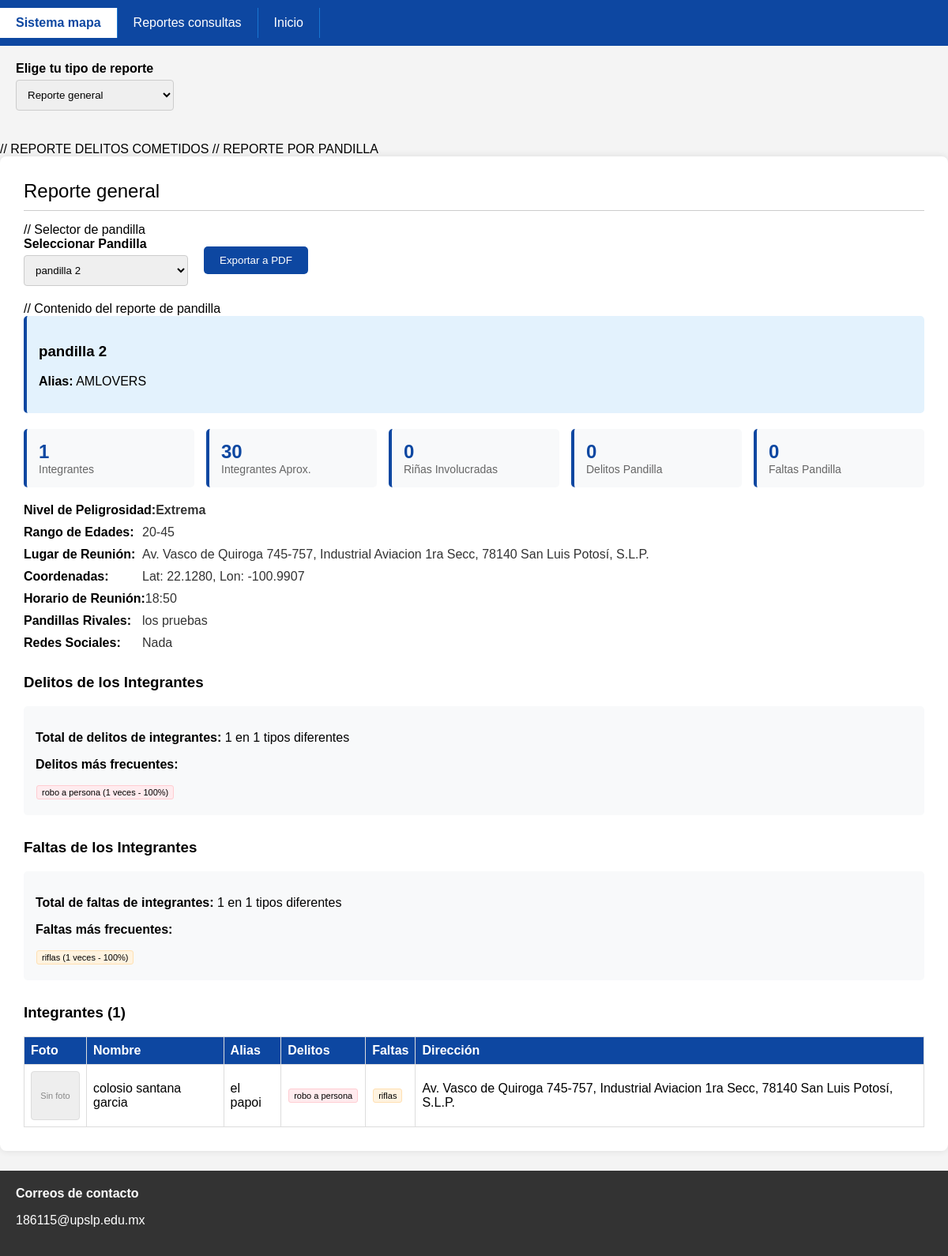
The page /consultor2.php?pandilla_id=7 (signed in) on the database its author committed.
### tables this page shows
CREATE TABLE `pandillas` (
  `id_pandilla` int(11) NOT NULL,
  `nombre` varchar(100) DEFAULT NULL,
  `alias` varchar(100) DEFAULT NULL,
  `descripcion` varchar(255) DEFAULT NULL,
  `id_lider_actual` varchar(50) DEFAULT NULL,
  `num_integrantes_aproximado` int(11) DEFAULT NULL,
  `rango_edades` varchar(100) DEFAULT NULL,
  `horario_reunion` varchar(100) DEFAULT NULL,
  `peligrosidad` varchar(100) DEFAULT NULL,
  `redes_sociales` varchar(100) DEFAULT NULL,
  `lugar_reunion` varchar(100) DEFAULT NULL,
  `latitud_reunion` varchar(100) DEFAULT NULL,
  `longitud_reunion` varchar(100) DEFAULT NULL,
  `fecha_registro` datetime DEFAULT current_timestamp(),
  `pandillas_rivales_texto` varchar(100) DEFAULT NULL,
  `zona` varchar(30) NOT NULL,
  `delitos_pandillas` text NOT NULL,
  `faltas_pandillas` text NOT NULL
);

CREATE TABLE `integrantes` (
  `id_integrante` int(11) NOT NULL,
  `id_pandilla` int(11) DEFAULT NULL,
  `nombres` varchar(100) DEFAULT NULL,
  `apellido_paterno` varchar(100) DEFAULT NULL,
  `apellido_materno` varchar(100) DEFAULT NULL,
  `alias` varchar(100) DEFAULT NULL,
  `informacion_adicional` varchar(255) DEFAULT NULL,
  `delitos_asociados` text DEFAULT NULL,
  `faltas_cometidas` text DEFAULT NULL,
  `fecha_nacimiento` date DEFAULT NULL,
  `redes_sociales` varchar(100) DEFAULT NULL,
  `direccion_vivienda` varchar(100) DEFAULT NULL,
  `latitud_vivienda` varchar(100) DEFAULT NULL,
  `longitud_vivienda` varchar(100) DEFAULT NULL,
  `fotografia` varchar(100) DEFAULT NULL
);

### consultor2.php (the view, shortened to what the rows shown need)
<?php
include 'conexion.php';
$pandilla_seleccionada = isset($_GET['pandilla_id']) ? intval($_GET['pandilla_id']) : null;
?>
<!DOCTYPE html>
<html lang="es">
<head>
</head>
<body>
<div class="report-section hidden" id="reporteGeneral">
    <div id="contenidoReportePandilla">
        <?php
        if ($pandilla_seleccionada) {
            $stmt = $conn->prepare("SELECT * FROM Pandillas WHERE id_pandilla = ?");
            $stmt->bind_param("i", $pandilla_seleccionada);
            $stmt->execute();
            $result_pandilla = $stmt->get_result();
            if ($result_pandilla->num_rows > 0) {
                $pandilla = $result_pandilla->fetch_assoc();
                $total_integrantes = $conn->query("SELECT COUNT(*) as total FROM Integrantes WHERE id_pandilla = $pandilla_seleccionada")->fetch_assoc()['total'];
                $sql_rinas = "SELECT COUNT(*) as total FROM rinas_pandilleriles
                             WHERE pandillas_involucradas LIKE '%".$conn->real_escape_string($pandilla['nombre'])."%'";
                $result_rinas = $conn->query($sql_rinas);
                $total_rinas = $result_rinas->fetch_assoc()['total'];
                $delitos_pandilla = [];
                $faltas_pandilla = [];
                $sql_delitos_integrantes = "SELECT delitos_asociados FROM Integrantes
                                          WHERE id_pandilla = $pandilla_seleccionada
                                          AND delitos_asociados IS NOT NULL
                                          AND delitos_asociados != ''";
                $result_delitos_integrantes = $conn->query($sql_delitos_integrantes);
                $delitos_integrantes_frecuencia = [];
                $total_delitos_integrantes_count = 0;
                while($row_delito = $result_delitos_integrantes->fetch_assoc()) {
                    if (!empty($row_delito['delitos_asociados'])) {
                        $delitos_individuales = explode(', ', $row_delito['delitos_asociados']);
                        foreach ($delitos_individuales as $delito) {
                            $delito = trim($delito);
                            if (!empty($delito)) {
                                $total_delitos_integrantes_count++;
                                if (!isset($delitos_integrantes_frecuencia[$delito])) {
                                    $delitos_integrantes_frecuencia[$delito] = 0;
                                }
                                $delitos_integrantes_frecuencia[$delito]++;
                            }
                        }
                    }
                }
                arsort($delitos_integrantes_frecuencia);
                $sql_faltas_integrantes = "SELECT faltas_cometidas FROM Integrantes
                                         WHERE id_pandilla = $pandilla_seleccionada
                                         AND faltas_cometidas IS NOT NULL
                                         AND faltas_cometidas != ''";
                $result_faltas_integrantes = $conn->query($sql_faltas_integrantes);
                $faltas_integrantes_frecuencia = [];
                $total_faltas_integrantes_count = 0;
                while($row_falta = $result_faltas_integrantes->fetch_assoc()) {
                    if (!empty($row_falta['faltas_cometidas'])) {
                        $faltas_individuales = explode(', ', $row_falta['faltas_cometidas']);
                        foreach ($faltas_individuales as $falta) {
                            $falta = trim($falta);
                            if (!empty($falta)) {
                                $total_faltas_integrantes_count++;
                                if (!isset($faltas_integrantes_frecuencia[$falta])) {
                                    $faltas_integrantes_frecuencia[$falta] = 0;
                                }
                                $faltas_integrantes_frecuencia[$falta]++;
                            }
                        }
                    }
                }
                arsort($faltas_integrantes_frecuencia);
                echo '<div class="pandilla-header">';
                echo '<h3>' . htmlspecialchars($pandilla['nombre']) . '</h3>';
                if (!empty($pandilla['alias'])) {
                    echo '<p><strong>Alias:</strong> ' . htmlspecialchars($pandilla['alias']) . '</p>';
                }
                echo '</div>';
                echo '<div class="stats-grid">';
                echo '<div class="stat-card">';
                echo '<div class="stat-value">' . $total_integrantes . '</div>';
                echo '<div class="stat-label">Integrantes</div>';
                echo '</div>';
                echo '<div class="stat-card">';
                echo '<div class="stat-value">' . $pandilla['num_integrantes_aproximado'] . '</div>';
                echo '<div class="stat-label">Integrantes Aprox.</div>';
                echo '</div>';
                echo '<div class="stat-card">';
                echo '<div class="stat-value">' . $total_rinas . '</div>';
                echo '<div class="stat-label">Riñas Involucradas</div>';
                echo '</div>';
                echo '<div class="stat-card">';
                echo '<div class="stat-value">' . count($delitos_pandilla) . '</div>';
                echo '<div class="stat-label">Delitos Pandilla</div>';
                echo '</div>';
                echo '<div class="stat-card">';
                echo '<div class="stat-value">' . count($faltas_pandilla) . '</div>';
                echo '<div class="stat-label">Faltas Pandilla</div>';
                echo '</div>';
                echo '</div>';
                echo '<div class="info-row"><div class="info-label">Nivel de Peligrosidad:</div>';
                echo '<div class="info-value"><strong>' . $pandilla['peligrosidad'] . '</strong></div></div>';
                if (!empty($pandilla['rango_edades'])) {
                    echo '<div class="info-row"><div class="info-label">Rango de Edades:</div>';
                    echo '<div class="info-value">' . $pandilla['rango_edades'] . '</div></div>';
                }
                if (!empty($pandilla['lugar_reunion'])) {
                    echo '<div class="info-row"><div class="info-label">Lugar de Reunión:</div>';
                    echo '<div class="info-value">' . $pandilla['lugar_reunion'] . '</div></div>';
                    if (!empty($pandilla['latitud_reunion']) && !empty($pandilla['longitud_reunion'])) {
                        echo '<div class="info-row"><div class="info-label">Coordenadas:</div>';
                        echo '<div class="info-value">Lat: ' . $pandilla['latitud_reunion'] . ', Lon: ' . $pandilla['longitud_reunion'] . '</div></div>';
                    }
                }
                if (!empty($pandilla['horario_reunion'])) {
                    echo '<div class="info-row"><div class="info-label">Horario de Reunión:</div>';
                    echo '<div class="info-value">' . $pandilla['horario_reunion'] . '</div></div>';
                }
                if (!empty($pandilla['pandillas_rivales_texto'])) {
                    echo '<div class="info-row"><div class="info-label">Pandillas Rivales:</div>';
                    echo '<div class="info-value">' . $pandilla['pandillas_rivales_texto'] . '</div></div>';
                }
                if (!empty($pandilla['redes_sociales'])) {
                    echo '<div class="info-row"><div class="info-label">Redes Sociales:</div>';
                    echo '<div class="info-value">' . $pandilla['redes_sociales'] . '</div></div>';
                }
                if (!empty($delitos_integrantes_frecuencia)) {
                    echo '<h3 style="margin-top: 30px;">Delitos de los Integrantes</h3>';
                    echo '<div style="margin-bottom: 20px; padding: 15px; background-color: #f8f9fa; border-radius: 5px;">';
                    echo '<p><strong>Total de delitos de integrantes:</strong> ' . $total_delitos_integrantes_count . ' en ' . count($delitos_integrantes_frecuencia) . ' tipos diferentes</p>';
                    echo '<p><strong>Delitos más frecuentes:</strong></p>';
                    $counter = 0;
                    foreach ($delitos_integrantes_frecuencia as $delito => $frecuencia) {
                        if ($counter < 5) {
                            $porcentaje = ($total_delitos_integrantes_count > 0) ? round(($frecuencia / $total_delitos_integrantes_count) * 100, 1) : 0;
                            echo '<span class="delito-falta-item" style="margin-right: 5px; margin-bottom: 5px; background-color: #ffebee; border: 1px solid #ffcdd2;">';
                            echo htmlspecialchars($delito) . ' (' . $frecuencia . ' veces - ' . $porcentaje . '%)';
                            echo '</span> ';
                            $counter++;
                        }
                    }
                    echo '</div>';
                } else {
                    echo '<div style="margin-top: 20px; padding: 15px; background-color: #f8f9fa; border-radius: 5px;">';
                    echo '<p><strong>Delitos de integrantes:</strong> No se han registrado delitos para los integrantes de esta pandilla.</p>';
                    echo '</div>';
                }
                if (!empty($faltas_integrantes_frecuencia)) {
                    echo '<h3 style="margin-top: 30px;">Faltas de los Integrantes</h3>';
                    echo '<div style="margin-bottom: 20px; padding: 15px; background-color: #f8f9fa; border-radius: 5px;">';
                    echo '<p><strong>Total de faltas de integrantes:</strong> ' . $total_faltas_integrantes_count . ' en ' . count($faltas_integrantes_frecuencia) . ' tipos diferentes</p>';
                    echo '<p><strong>Faltas más frecuentes:</strong></p>';
                    $counter = 0;
                    foreach ($faltas_integrantes_frecuencia as $falta => $frecuencia) {
                        if ($counter < 5) {
                            $porcentaje = ($total_faltas_integrantes_count > 0) ? round(($frecuencia / $total_faltas_integrantes_count) * 100, 1) : 0;
                            echo '<span class="delito-falta-item" style="margin-right: 5px; margin-bottom: 5px; background-color: #fff3e0; border: 1px solid #ffe0b2;">';
                            echo htmlspecialchars($falta) . ' (' . $frecuencia . ' veces - ' . $porcentaje . '%)';
                            echo '</span> ';
                            $counter++;
                        }
                    }
                    echo '</div>';
                } else {
                    echo '<div style="margin-top: 20px; padding: 15px; background-color: #f8f9fa; border-radius: 5px;">';
                    echo '<p><strong>Faltas de integrantes:</strong> No se han registrado faltas para los integrantes de esta pandilla.</p>';
                    echo '</div>';
                }
echo '<h3 style="margin-top: 30px;">Integrantes (' . $total_integrantes . ')</h3>';
if ($total_integrantes > 0) {
    $sql_integrantes = "SELECT nombres, apellido_paterno, apellido_materno, alias,
                       fecha_nacimiento, redes_sociales, direccion_vivienda,
                       delitos_asociados, faltas_cometidas, fotografia
                FROM Integrantes
                WHERE id_pandilla = $pandilla_seleccionada
                ORDER BY apellido_paterno, nombres";
    $result_integrantes = $conn->query($sql_integrantes);
    echo '<table>';
    echo '<tr><th>Foto</th><th>Nombre</th><th>Alias</th><th>Delitos</th><th>Faltas</th><th>Dirección</th></tr>';
    while($integrante = $result_integrantes->fetch_assoc()) {
        $nombre_completo = $integrante['nombres'] . ' ' . $integrante['apellido_paterno'] . ' ' . $integrante['apellido_materno'];
        $foto_html = '';
        if (!empty($integrante['fotografia'])) {
            $ruta_foto = 'uploads/fotos_integrantes/' . $integrante['fotografia'];
            if (file_exists($ruta_foto)) {
                $foto_html = '<img src="' . $ruta_foto . '" alt="Foto" style="width: 60px; height: 60px; object-fit: cover; border-radius: 4px; border: 1px solid #ddd;">';
            } else {
                $foto_html = '<div style="width: 60px; height: 60px; background: #eee; display: flex; align-items: center; justify-content: center; border-radius: 4px; border: 1px solid #ddd; color: #888; font-size: 11px;">Sin foto</div>';
            }
        } else {
            $foto_html = '<div style="width: 60px; height: 60px; background: #eee; display: flex; align-items: center; justify-content: center; border-radius: 4px; border: 1px solid #ddd; color: #888; font-size: 11px;">Sin foto</div>';
        }
        $delitos_html = '';
        if (!empty($integrante['delitos_asociados'])) {
            $delitos_array = explode(', ', $integrante['delitos_asociados']);
            foreach ($delitos_array as $delito) {
                $delitos_html .= '<span class="delito-falta-item" style="background-color: #ffebee; border: 1px solid #ffcdd2; font-size: 11px;">' . htmlspecialchars(trim($delito)) . '</span> ';
            }
        } else {
            $delitos_html = '<span style="color: #888; font-style: italic; font-size: 11px;">Sin delitos</span>';
        }
        $faltas_html = '';
        if (!empty($integrante['faltas_cometidas'])) {
            $faltas_array = explode(', ', $integrante['faltas_cometidas']);
            foreach ($faltas_array as $falta) {
                $faltas_html .= '<span class="delito-falta-item" style="background-color: #fff3e0; border: 1px solid #ffe0b2; font-size: 11px;">' . htmlspecialchars(trim($falta)) . '</span> ';
            }
        } else {
            $faltas_html = '<span style="color: #888; font-style: italic; font-size: 11px;">Sin faltas</span>';
        }
        echo '<tr>';
        echo '<td style="text-align: center; padding: 8px;">' . $foto_html . '</td>';
        echo '<td>' . $nombre_completo . '</td>';
        echo '<td>' . $integrante['alias'] . '</td>';
        echo '<td style="max-width: 200px;">' . $delitos_html . '</td>';
        echo '<td style="max-width: 200px;">' . $faltas_html . '</td>';
        echo '<td>' . $integrante['direccion_vivienda'] . '</td>';
        echo '</tr>';
    }
    echo '</table>';
} else {
    echo '<p>No hay integrantes registrados para esta pandilla.</p>';
}
            } else {
                echo '<div class="alert">No se encontró información de la pandilla seleccionada.</div>';
            }
        } else {
            echo '<div class="alert">Seleccione una pandilla para ver su reporte detallado.</div>';
        }
        ?>
    </div>
</div>
</body>
</html>

### rows shown on the page
pandillas: nombre "pandilla 2", alias "AMLOVERS", num_integrantes_aproximado "30", peligrosidad "Extrema", rango_edades "20-45", lugar_reunion "Av. Vasco de Quiroga 745-757, Industrial Aviacion 1ra Secc, 78140 San Luis Potosí, S.L.P.", latitud_reunion "22.1280", longitud_reunion "-100.9907", horario_reunion "18:50", pandillas_rivales_texto "los pruebas", redes_sociales "Nada"
integrantes: delitos_asociados "robo a persona", faltas_cometidas "riflas", shows "Sin foto", nombre_completo "colosio santana garcia", alias "el papoi", direccion_vivienda "Av. Vasco de Quiroga 745-757, Industrial Aviacion 1ra Secc, 78140 San Luis Potosí, S.L.P."

### other values the page prints
$total_integrantes "1"
$total_rinas "0"
count($delitos_pandilla) "0"
count($faltas_pandilla) "0"
$total_delitos_integrantes_count "1"
count($delitos_integrantes_frecuencia) "1"
$frecuencia "1"
$porcentaje "100"
$total_faltas_integrantes_count "1"
count($faltas_integrantes_frecuencia) "1"
form field value "pandilla 2"
